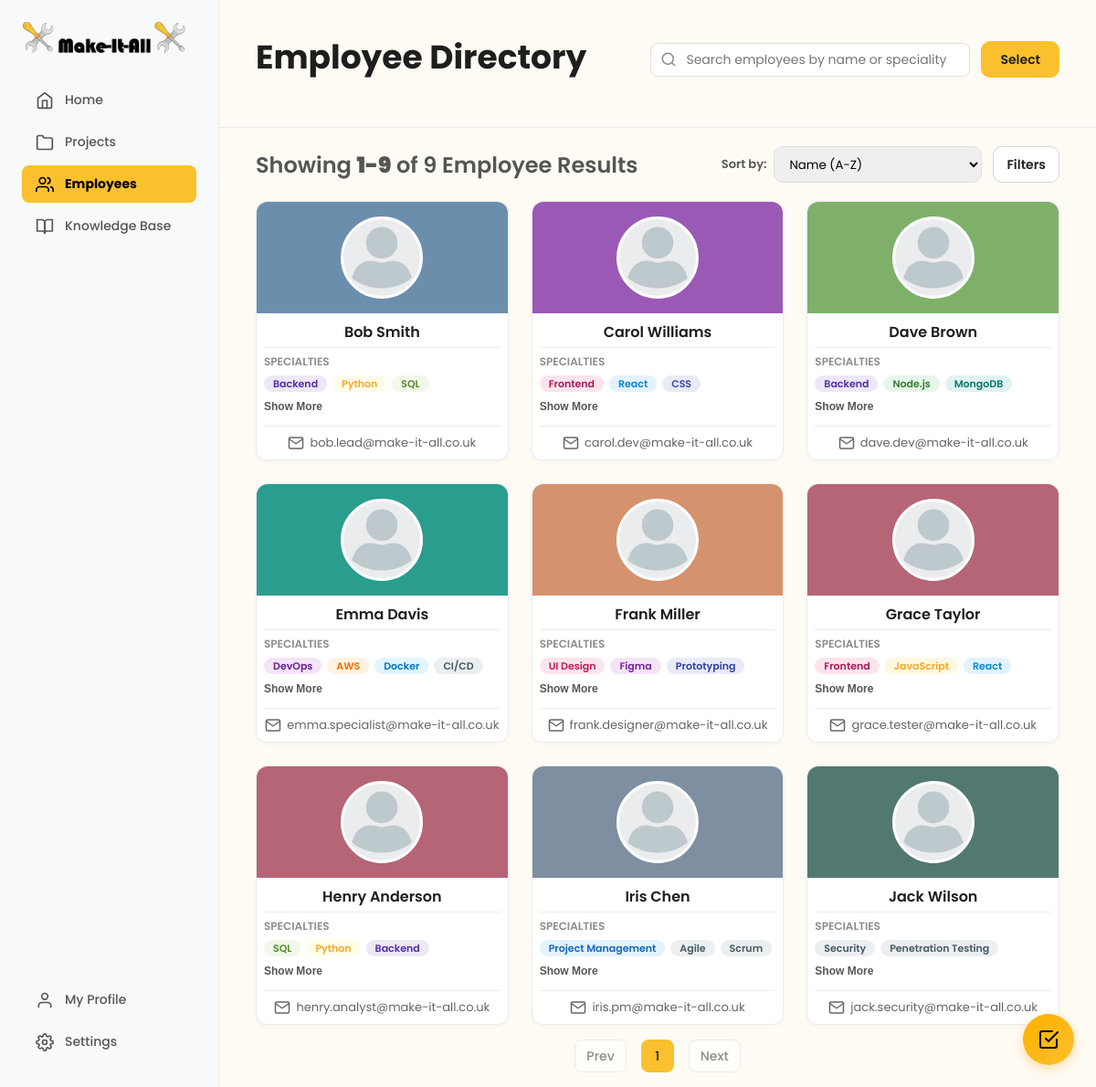
Screenshot of /user/employees/employee-directory.php (signed in) with the database file from the repository.
### tables this page shows
CREATE TABLE users (
    user_id INT AUTO_INCREMENT PRIMARY KEY,
    email VARCHAR(255) NOT NULL UNIQUE,
    password_hash VARCHAR(255) NULL COMMENT 'NULL for non-registered employees',
    is_registered BOOLEAN DEFAULT FALSE,
    first_name VARCHAR(100) NOT NULL,
    last_name VARCHAR(100) NOT NULL,
    profile_picture VARCHAR(255) DEFAULT '/default-avatar.png',
    role ENUM('manager', 'team_leader', 'team_member', 'technical_specialist') NOT NULL DEFAULT 'team_member',
    department VARCHAR(100),
    specialties TEXT COMMENT 'JSON array: ["Frontend", "React", "UX Design"]',
    manager_id INT NULL COMMENT 'Self-referencing FK - who manages this user',
    is_active BOOLEAN DEFAULT TRUE,
    last_login TIMESTAMP NULL,
    created_at TIMESTAMP DEFAULT CURRENT_TIMESTAMP,
    updated_at TIMESTAMP DEFAULT CURRENT_TIMESTAMP ON UPDATE CURRENT_TIMESTAMP,
    FOREIGN KEY (manager_id) REFERENCES users(user_id) ON DELETE SET NULL,
    INDEX idx_email (email),
    INDEX idx_role (role),
    INDEX idx_manager (manager_id),
    INDEX idx_is_registered (is_registered),
    INDEX idx_is_active (is_active)
);

### user/employees/employee-directory.php (the view, shortened to what this page needs)
<?php
$database = new Database();
$pdo = $database->getConnection();
$bannerColors = [
    '#5B9BD5',
    '#7FB069',
    '#9B59B6',
    '#D4926F',
    '#45B7B8',
    '#6C8EAD',
    '#2A9D8F',
    '#B56576',
    '#52796F',
    '#7D8FA0',
];
function getEmployeeColor($userId, $bannerColors, &$colorMap) {
    $selectedColor = $bannerColors[array_rand($bannerColors)];
    return $selectedColor;
}
$perPage = 20;
$page = isset($_GET['page']) && is_numeric($_GET['page'])
    ? max(1, (int) $_GET['page'])
    : 1;
$offset = ($page - 1) * $perPage;
$allowedSorts = [
    'name_asc'      => 'u.first_name ASC, u.last_name ASC',
    'projects_asc'  => 'project_count ASC',
    'projects_desc' => 'project_count DESC'
];
$sortKey = $_GET['sort'] ?? 'name_asc';
$orderBy = $allowedSorts[$sortKey] ?? $allowedSorts['name_asc'];
$searchQuery = isset($_GET['search']) ? trim($_GET['search']) : '';
$countSql = "
    SELECT COUNT(DISTINCT u.user_id)
    FROM users u
    WHERE u.is_active = TRUE
      AND u.role != 'manager'
";
$countStmt = $pdo->prepare($countSql);
$countStmt->execute();
$totalEmployees = (int) $countStmt->fetchColumn();
$totalPages = (int) ceil($totalEmployees / $perPage);
$range = 1;
$queryParams = $_GET;
unset($queryParams['page']);
$queryString = http_build_query($queryParams);
$queryString = $queryString ? '&' . $queryString : '';
$sql = "
SELECT
    u.user_id,
    u.email,
    u.first_name,
    u.last_name,
    u.role,
    u.profile_picture,
    u.specialties,
    COUNT(DISTINCT pm.project_id) AS project_count,
    GROUP_CONCAT(DISTINCT p.project_name SEPARATOR ', ') AS projects
FROM users u
LEFT JOIN project_members pm
    ON u.user_id = pm.user_id
    AND pm.left_at IS NULL
LEFT JOIN projects p
    ON pm.project_id = p.project_id
WHERE u.is_active = TRUE
  AND u.role != 'manager'
";
$sql .= "
GROUP BY u.user_id
ORDER BY $orderBy
LIMIT :limit OFFSET :offset
";
$stmt = $pdo->prepare($sql);
$stmt->bindValue(':limit', $perPage, PDO::PARAM_INT);
$stmt->bindValue(':offset', $offset, PDO::PARAM_INT);
$stmt->execute();
$employees = $stmt->fetchAll(PDO::FETCH_ASSOC);
$specialtyClassMap = [
    'Project Management' => 'spec-project-management',
    'Strategy'           => 'spec-strategy',
    'Leadership'         => 'spec-leadership',
    'Backend'            => 'spec-backend',
    'Python'             => 'spec-python',
    'SQL'                => 'spec-sql',
    'API Design'         => 'spec-api-design',
    'Frontend'           => 'spec-frontend',
    'React'              => 'spec-react',
    'CSS'                => 'spec-css',
    'JavaScript'         => 'spec-javascript',
    'Node.js'            => 'spec-node-js',
    'MongoDB'            => 'spec-mongodb',
    'DevOps'             => 'spec-devops',
    'AWS'                => 'spec-aws',
    'Docker'             => 'spec-docker',
    'CI/CD'              => 'spec-ci-cd',
    'UI Design'          => 'spec-ui-design',
    'Figma'              => 'spec-figma',
    'Prototyping'        => 'spec-prototyping',
];
$start = $totalEmployees > 0 ? $offset + 1 : 0;
$end = min($offset + count($employees), $totalEmployees);
?>
<!DOCTYPE html>
<html lang="en">
<head>
    <link rel="stylesheet" href="../dashboard.css">
    <link rel="stylesheet" href="employees.css">
</head>
<body>
    <?php include '../to-do/todo_widget.php'; ?>
    <div class="dashboard-container">
        <nav class="sidebar">
            <div class="nav-top">
                <div class="logo-container">
                    <img src="../logo.png" class="logo-icon">
                </div>
                <ul class="nav-main">
                    <?php if (isset($_SESSION['role']) && ($_SESSION['role'] === 'manager' || $_SESSION['role'] === 'team_leader')): ?>
                        <li><a href="../home/home.php"><i data-feather="home"></i>Home</a></li>
                    <?php endif; ?>
                    <li><a href="../project/projects-overview.php"><i data-feather="folder"></i>Projects</a></li>
                    <?php if (isset($_SESSION['role']) && $_SESSION['role'] === 'manager'): ?>
                        <li class="active-parent">
                            <a href="employee-directory.php"><i data-feather="users"></i>Employees</a>
                        </li>
                    <?php endif; ?>
                    <li><a href="../knowledge-base/knowledge-base.html"><i data-feather="book-open"></i>Knowledge Base</a></li>
                </ul>
            </div>
            <div class="nav-footer">
                <ul>
                    <li id="nav-my-profile"><a href="employee-profile.php?id=<?= $_SESSION['user_id'] ?>"><i data-feather="user"></i>My Profile</a></li>
                    <li><a href="../settings.php"><i data-feather="settings"></i>Settings</a></li>
                </ul>
            </div>
        </nav>
        <main class="main-content">
            <header class="project-header">
                <div class="project-header-top">
                        <h1>Employee Directory</h1>
            <div class="employees-controls">
                <div class="employee-search">
                    <i data-feather="search"></i>
                    <input
                        type="text"
                        id="employee-search-input"
                        name="search"
                        placeholder="Search employees by name or speciality"
                        value="<?= htmlspecialchars($searchQuery) ?>"
                    >
                </div>
                <div class="employee-actions">
                    <button class="select-mode-btn" id="select-mode-btn">Select</button>
                </div>
            </div>
                </div>
            </header>
            <div class="section-divider"></div>
            <div class="employee-meta">
                <div id="employees-count" class="employees-count">
                <?php if ($totalEmployees === 0): ?>
                    No Results Found
                <?php else: ?>
                    Showing <strong><?= $start ?>-<?= $end ?></strong>
                    of <?= $totalEmployees ?> Employee Results
                <?php endif; ?>
                </div>
                <div class="employees-tools">
                    <div class="sort-wrap">
                        <span class="sort-label">Sort by:</span>
                        <select class="sort-dropdown" id="sortEmployees">
                            <option value="name_asc" <?= $sortKey === 'name_asc' ? 'selected' : '' ?>>Name (A-Z)</option>
                        </select>
                    </div>
                    <div class="filter-group">
                        <button class="filter-toggle" id="filter-toggle" type="button">
                            Filters
                        </button>
                    </div>
                </div>
            </div>
            <div class="employee-section">
                <div id="employee-grid" class="employee-grid">
                    <?php foreach ($employees as $employee): ?>
                        <?php
                            $employeeColor = getEmployeeColor(
                                $employee['user_id'],
                                $bannerColors,
                                $_SESSION['employee_colors']
                            );
                            $specialties = [];
                            if (!empty($employee['specialties'])) {
                                $specialties = json_decode($employee['specialties'], true)
                                    ?? explode(',', $employee['specialties']);
                            }
                        ?>
                        <article
                            class="employee-card"
                            data-profile-url="employee-profile.php?id=<?= urlencode($employee['user_id']) ?>"
                            data-employee-id="<?= $employee['user_id'] ?>"
                        >
                            <div class="employee-card-top" style="background-color: <?= htmlspecialchars($employeeColor) ?>;">
                                <div class="employee-avatar">
                                    <img
                                        src="<?= htmlspecialchars($employee['profile_picture']) ?>"
                                        alt="Avatar"
                                    >
                                </div>
                            </div>
                            <div class="employee-card-body">
                                <h3 class="employee-name">
                                    <?= htmlspecialchars($employee['first_name'] . ' ' . $employee['last_name']) ?>
                                </h3>
                                <div class="employee-specialties">
                                    <div class="block-title">Specialties</div>
                                    <div class="specialties-container collapsed">
                                        <?php foreach ($specialties as $skill): ?>
                                            <?php
                                                $skillName  = trim($skill);
                                                $skillClass = $specialtyClassMap[$skillName] ?? 'spec-default';
                                            ?>
                                            <span class="specialty-pill <?= $skillClass ?>">
                                                <?= htmlspecialchars($skillName) ?>
                                            </span>
                                        <?php endforeach; ?>
                                    </div>
                                    <button type="button" class="see-more-btn" hidden>Show More</button>
                                </div>
                                <div class="employee-card-footer">
                                    <i data-feather="mail"></i>
                                    <span class="employee-email">
                                        <?= htmlspecialchars($employee['email']) ?>
                                    </span>
                                </div>
                            </div>
                        </article>
                    <?php endforeach; ?>
                </div>
                <div id="employees-pagination" class="employees-pagination">
                    <?php if ($page > 1): ?>
                        <a class="pagination-btn" href="?page=<?= $page - 1 ?><?= $queryString ?>">
                            Prev
                        </a>
                    <?php else: ?>
                        <button class="pagination-btn" disabled>
                            Prev
                        </button>
                    <?php endif; ?>
                    <div class="pagination-pages">
                    <?php
                    for ($i = max(1, $page - $range); $i <= min($totalPages, $page + $range); $i++) {
                        if ($i == $page) {
                            echo '<span class="pagination-page active">' . $i . '</span>';
                        } else {
                            echo '<a class="pagination-page" href="?page=' . $i . $queryString . '">' . $i . '</a>';
                        }
                    }
                    ?>
                    </div>
                    <?php if ($page < $totalPages): ?>
                        <a class="pagination-btn" href="?page=<?= $page + 1 ?><?= $queryString ?>">
                            Next
                        </a>
                    <?php else: ?>
                        <button class="pagination-btn" disabled>
                            Next
                        </button>
                    <?php endif; ?>
                </div>
            </div>
        </main>
    </div>
</body>
</html>

### user/to-do/todo_widget.php (shortened to what this page needs)
<div class="floating-todo-widget" id="floating-todo-widget">
  <button class="todo-fab" id="todo-fab" aria-label="Toggle personal todos">
    <i data-feather="check-square"></i>
  </button>
</div>

### user/dashboard.css (style rules this page uses)
html, body { height: 100%; }
body { background: #FEFBF4; font-family: 'Poppins', sans-serif; margin: 0; height: 100vh; color: #1E1E1E; overflow: hidden; }
* { box-sizing: border-box; }
a { color: #1E1E1E; transition: color 0.2s ease; }
.dashboard-container { display: flex; width: 100%; height: 100vh; }
.sidebar { width: 240px; flex-shrink: 0; background: #F8F9FA; padding: 24px; display: flex; flex-direction: column; justify-content: space-between; border-right: 1px solid #EAECEE; }
.logo-container { display: flex; align-items: center; gap: 8px; font-size: 20px; font-weight: 700; margin-bottom: 30px; }
.logo-icon { width: 180px; height: 35px; }
.sidebar ul { list-style: none; padding: 0; margin: 0; }
.sidebar ul a { display: flex; align-items: center; gap: 12px; padding: 10px 15px; text-decoration: none; color: #555; font-weight: 500; border-radius: 8px; margin-bottom: 5px; font-size: 14px; }
.sidebar ul a svg { width: 20px; height: 20px; }
.sidebar ul.nav-main>li.active-parent>a { background: #FBC02D; color: black; font-weight: 700; }
.main-content { flex: 1; padding: 0; display: flex; flex-direction: column; min-height: 0; overflow-y: auto; height: 100vh; }
.project-header { display: flex; flex-direction: column; padding: 30px 40px 0 40px; flex-shrink: 0; }
.project-header-top { display: flex; justify-content: space-between; align-items: center; width: 100%; }
.project-header h1 { font-size: 36px; font-weight: 700; margin: 5px 0 10px 0; }
.filter-group { position: relative; display: inline-flex; align-items: center; }
.filter-toggle { height: 42px; padding: 0 14px; border-radius: 10px; border: 1.5px solid #D6D6D6; background: #fff; font-family: 'Poppins', sans-serif; font-size: 14px; font-weight: 600; color: #212121; cursor: pointer; transition: border-color 0.15s ease, box-shadow 0.15s ease; }
.floating-todo-widget { position: fixed; bottom: 24px; right: 24px; z-index: 999; }
.todo-fab { position: relative; width: 56px; height: 56px; border-radius: 50%; background: linear-gradient(135deg, #FFB000, #FBC02D); border: none; box-shadow: 0 4px 12px rgba(251, 176, 45, 0.4); cursor: pointer; display: flex; align-items: center; justify-content: center; transition: all 0.3s ease; }

### rows the page displays
users: profile_picture (placeholder picture), first_name+last_name "Bob Smith", specialties "Backend", specialties "Python", specialties "SQL", email "bob.lead@make-it-all.co.uk"
users: profile_picture (placeholder picture), first_name+last_name "Carol Williams", specialties "Frontend", specialties "React", specialties "CSS", email "carol.dev@make-it-all.co.uk"
users: profile_picture (placeholder picture), first_name+last_name "Dave Brown", specialties "Backend", specialties "Node.js", specialties "MongoDB", email "dave.dev@make-it-all.co.uk"
users: profile_picture (placeholder picture), first_name+last_name "Emma Davis", specialties "DevOps", specialties "AWS", specialties "Docker", specialties "CI/CD", email "emma.specialist@make-it-all.co.uk"
users: profile_picture (placeholder picture), first_name+last_name "Frank Miller", specialties "UI Design", specialties "Figma", specialties "Prototyping", email "frank.designer@make-it-all.co.uk"
users: profile_picture (placeholder picture), first_name+last_name "Grace Taylor", specialties "Frontend", specialties "JavaScript", specialties "React", email "grace.tester@make-it-all.co.uk"
users: profile_picture (placeholder picture), first_name+last_name "Henry Anderson", specialties "SQL", specialties "Python", specialties "Backend", email "henry.analyst@make-it-all.co.uk"
users: profile_picture (placeholder picture), first_name+last_name "Iris Chen", specialties "Project Management", specialties "Agile", specialties "Scrum", email "iris.pm@make-it-all.co.uk"
users: profile_picture (placeholder picture), first_name+last_name "Jack Wilson", specialties "Security", specialties "Penetration Testing", email "jack.security@make-it-all.co.uk"

### other values shown
$start "1"
$end "9"
$totalEmployees "9"
